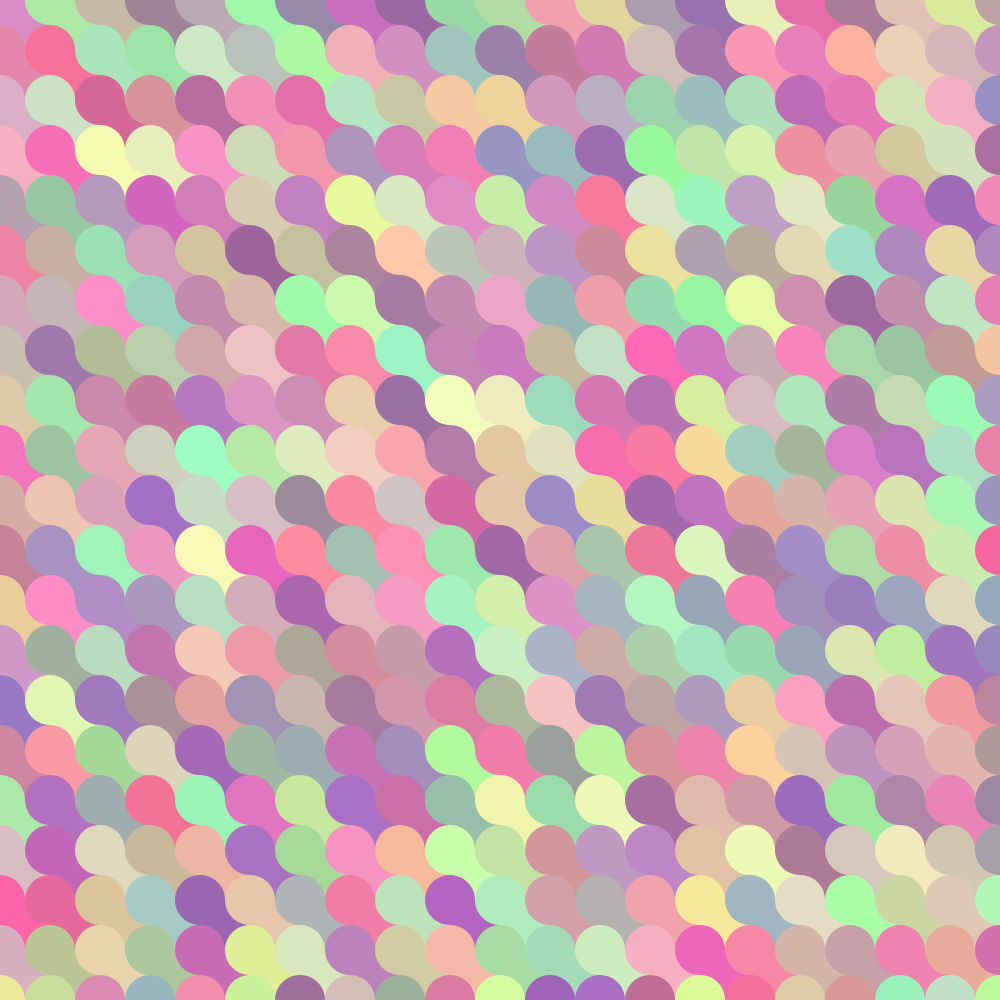
Frame 1 (no input)
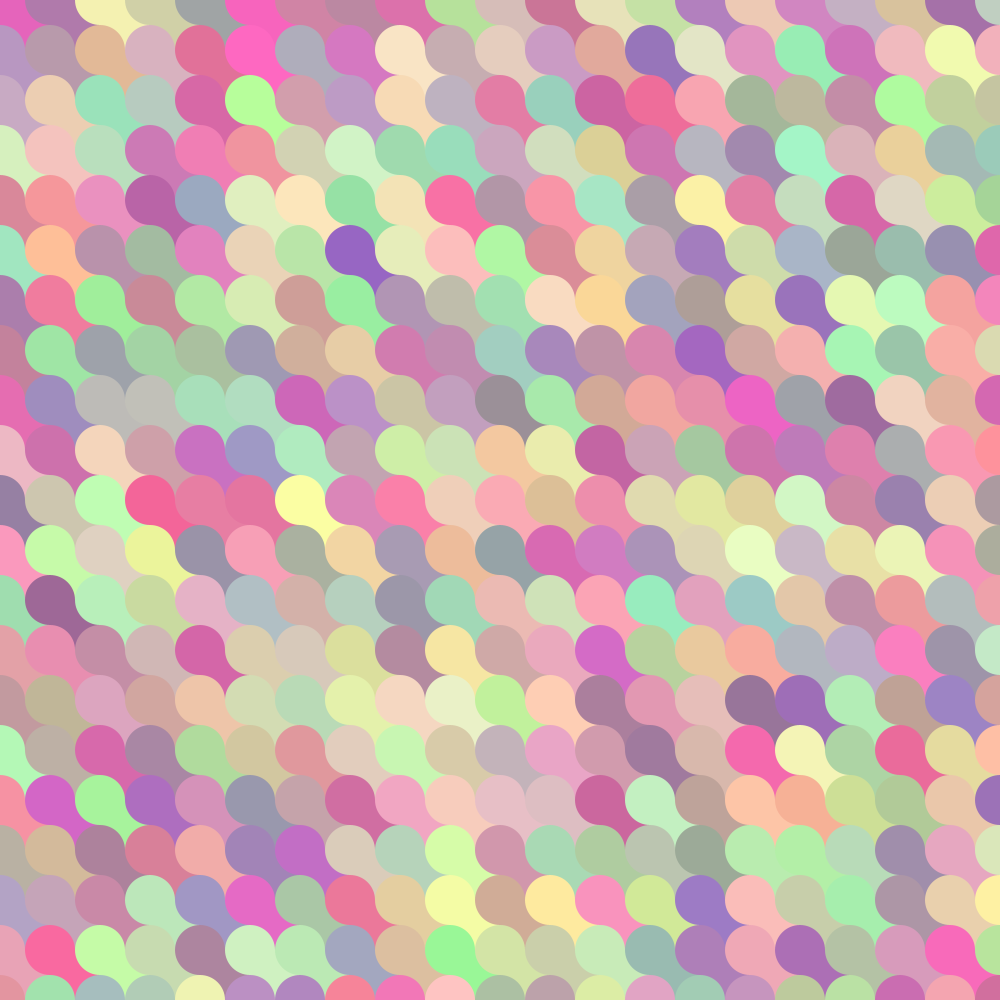
Frame 2 (the mouse pressed at the canvas centre, redrawn once)

The Processing sketch that drew these frames (run headless with seeded random() and noise(); the mouse was pressed at the canvas centre and the sketch redrawn once):

// Processing sketch: bucles
// ── bucles.pde
int incrementos = 50;

void setup() {
  size(1000, 1000);
  background(255);
  noLoop();
}

void draw() {  
  //  variable   condicion   //incremento
  for(int y = 0; y <= height; y+= incrementos) {
    for(int x = 0; x <= width; x+= incrementos) {
      noStroke();
      fill(random(150, 255), random(100, 255), random(150, 200));
      rect(x, y, incrementos, incrementos);
      ellipse(x, y, incrementos, incrementos);
    }
  }
}
